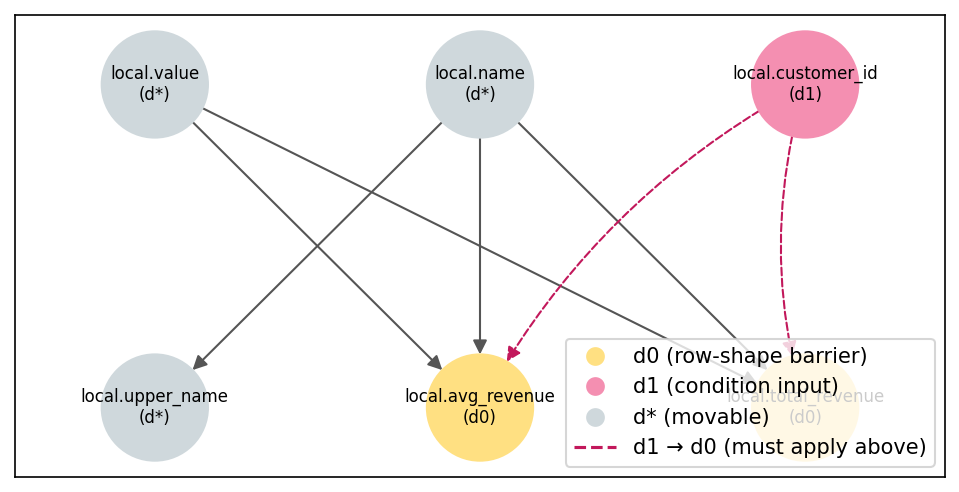

Write the Python code that produced this figure.
"""Prototype harness for the v4 discovery engine.

Run the v4 search against either an inline mini-query (the default demo) or
any TPC-DS preql in tests/modeling/tpc_ds_duckdb so we can stress the planner
across the query shapes that suite already exercises.

    # inline demo:
    python local_scripts/discovery_v4.py

    # a tpc_ds query (any of these forms work):
    python local_scripts/discovery_v4.py --query 1
    python local_scripts/discovery_v4.py --query 01
    python local_scripts/discovery_v4.py --query query01.preql

Outputs go to local_scripts/<stem>.png and <stem>_groups.png. Pass --no-sql
to skip the SQL compile step.
"""

from __future__ import annotations

import argparse
from pathlib import Path
from typing import Optional

import matplotlib

matplotlib.use("Agg")
import matplotlib.pyplot as plt  # noqa: E402
import networkx as nx  # noqa: E402

from trilogy import Environment
from trilogy.core.enums import ComparisonOperator
from trilogy.core.env_processor import generate_graph
from trilogy.core.models.build import (
    BuildComparison,
    BuildMultiSelectLineage,
    BuildSelectLineage,
    BuildWhereClause,
    Factory,
    get_canonical_pseudonyms,
)
from trilogy.core.models.build_environment import BuildEnvironment
from trilogy.core.processing.concept_strategies_v4 import (
    FINAL_NODE_ID,
    BuildInfo,
    History,
    search_concepts,
)
from trilogy.core.processing.condition_utility import strip_tautological_not_null
from trilogy.core.statements.author import SelectStatement


REPO_ROOT = Path(__file__).resolve().parent.parent
TPCDS_DIR = REPO_ROOT / "tests" / "modeling" / "tpc_ds_duckdb"
OUT_DIR = Path(__file__).parent


DEPTH_COLORS = {
    "d0": "#ffe082",  # row-shape barriers (aggregate/window/unnest/...)
    "d1": "#f48fb1",  # condition inputs
    "d*": "#cfd8dc",  # movable (anything else)
    "root": "#90caf9",  # unified root source group (may span d1 + d*)
    "final": "#81c784",
}


def render_digraph(graph: nx.DiGraph, output_path: Path) -> None:
    """Render a concept-dependency digraph to a PNG, sorted top-down by lineage depth."""
    lineage_edges = [
        (u, v) for u, v, d in graph.edges(data=True) if d.get("kind") == "lineage"
    ]
    constraint_edges = [
        (u, v) for u, v, d in graph.edges(data=True) if d.get("kind") == "constraint"
    ]
    lineage_only = graph.edge_subgraph(lineage_edges).copy()
    for n in graph.nodes:
        lineage_only.add_node(n)

    for layer, nodes in enumerate(nx.topological_generations(lineage_only)):
        for node in nodes:
            graph.nodes[node]["layer"] = layer

    pos = nx.multipartite_layout(graph, subset_key="layer", align="horizontal")
    pos = {node: (x, -y) for node, (x, y) in pos.items()}

    labels = {
        n: f"{n}\n({graph.nodes[n].get('depth_label', 'd*')})" for n in graph.nodes
    }
    node_colors = [
        DEPTH_COLORS.get(graph.nodes[n].get("depth_label", "d*"), "#eeeeee")
        for n in graph.nodes
    ]

    plt.figure(figsize=(max(8, len(graph) * 1.2), max(4, len(graph) * 0.6)))
    nx.draw_networkx_nodes(graph, pos, node_color=node_colors, node_size=2600)
    nx.draw_networkx_labels(graph, pos, labels=labels, font_size=8)
    nx.draw_networkx_edges(
        graph,
        pos,
        edgelist=lineage_edges,
        edge_color="#555555",
        arrows=True,
        arrowsize=14,
        node_size=2600,
    )
    nx.draw_networkx_edges(
        graph,
        pos,
        edgelist=constraint_edges,
        edge_color="#c2185b",
        style="dashed",
        arrows=True,
        arrowsize=14,
        connectionstyle="arc3,rad=0.15",
        node_size=2600,
    )
    legend_handles = [
        plt.Line2D(
            [0], [0], marker="o", color="w",
            markerfacecolor=DEPTH_COLORS["d0"], markersize=10,
            label="d0 (row-shape barrier)",
        ),
        plt.Line2D(
            [0], [0], marker="o", color="w",
            markerfacecolor=DEPTH_COLORS["d1"], markersize=10,
            label="d1 (condition input)",
        ),
        plt.Line2D(
            [0], [0], marker="o", color="w",
            markerfacecolor=DEPTH_COLORS["d*"], markersize=10,
            label="d* (movable)",
        ),
        plt.Line2D(
            [0], [0], color="#c2185b", linestyle="dashed",
            label="d1 → d0 (must apply above)",
        ),
    ]
    plt.legend(handles=legend_handles, loc="lower right")
    plt.margins(x=0.15, y=0.15)
    plt.savefig(output_path, dpi=150, bbox_inches="tight")
    plt.close()


def _short(addr: str) -> str:
    return addr.split(".")[-1]


def _group_label(node: str, data: dict) -> str:
    conditions = data.get("conditions", []) or []
    if node == FINAL_NODE_ID:
        members = data.get("members", ())
        label = "FINAL\n[" + ", ".join(_short(m) for m in members) + "]"
        if conditions:
            label += "\nwhere " + " AND ".join(conditions)
        return label
    depth_label = data.get("depth_label", "d*")
    derivation = data.get("derivation", "")
    primary = data.get("primary_members", ())
    secondary = data.get("secondary_members", ())
    member_depths = data.get("member_depths", {})

    def _member(m: str) -> str:
        d = member_depths.get(m, depth_label)
        return f"{_short(m)} ({d})" if d != depth_label else _short(m)

    label = f"{depth_label} · {derivation}\n[{', '.join(_member(m) for m in primary)}]"
    if secondary:
        label += f"\n+[{', '.join(_member(m) for m in secondary)}]"
    if conditions:
        label += "\nwhere " + " AND ".join(conditions)
    return label


def render_group_digraph(graph: nx.DiGraph, output_path: Path) -> None:
    """Render the post-processed group graph (compatible-concept clusters + final sink)."""
    def _edge_color(data: dict) -> str:
        phase = data.get("phase")
        if phase == "pre_condition":
            return "#c62828"  # red — upstream of condition
        if phase == "post_condition":
            return "#2e7d32"  # green — downstream of condition
        return "#555555"  # neutral

    lineage_edges = [
        (u, v) for u, v, d in graph.edges(data=True) if d.get("kind") == "lineage"
    ]
    merge_edges = [
        (u, v) for u, v, d in graph.edges(data=True) if d.get("kind") == "merge"
    ]
    lineage_only = graph.edge_subgraph(lineage_edges).copy()
    for n in graph.nodes:
        lineage_only.add_node(n)

    for layer, nodes in enumerate(nx.topological_generations(lineage_only)):
        for node in nodes:
            graph.nodes[node]["layer"] = layer
    # force the final node to be the last layer
    max_layer = max((graph.nodes[n].get("layer", 0) for n in graph.nodes), default=0)
    if FINAL_NODE_ID in graph.nodes:
        graph.nodes[FINAL_NODE_ID]["layer"] = max_layer + 1

    pos = nx.multipartite_layout(graph, subset_key="layer", align="horizontal")
    pos = {node: (x, -y) for node, (x, y) in pos.items()}

    labels = {n: _group_label(n, graph.nodes[n]) for n in graph.nodes}
    node_colors = [
        DEPTH_COLORS.get(graph.nodes[n].get("depth_label", "d*"), "#eeeeee")
        for n in graph.nodes
    ]
    node_edge_colors = [
        "#c2185b"
        if graph.nodes[n].get("conditions") and n != FINAL_NODE_ID
        else "#888888"
        for n in graph.nodes
    ]
    node_linewidths = [
        2.5
        if graph.nodes[n].get("conditions") and n != FINAL_NODE_ID
        else 1.0
        for n in graph.nodes
    ]

    plt.figure(figsize=(max(10, len(graph) * 1.6), max(5, len(graph) * 0.8)))
    nx.draw_networkx_nodes(
        graph, pos,
        node_color=node_colors,
        edgecolors=node_edge_colors,
        linewidths=node_linewidths,
        node_size=3600,
    )
    nx.draw_networkx_labels(graph, pos, labels=labels, font_size=8)
    lineage_colors = [_edge_color(graph.edges[u, v]) for u, v in lineage_edges]
    nx.draw_networkx_edges(
        graph, pos,
        edgelist=lineage_edges,
        edge_color=lineage_colors,
        arrows=True, arrowsize=14, node_size=3600,
    )
    merge_colors = [_edge_color(graph.edges[u, v]) for u, v in merge_edges]
    nx.draw_networkx_edges(
        graph, pos,
        edgelist=merge_edges,
        edge_color=merge_colors,
        style="dotted",
        arrows=True, arrowsize=14,
        connectionstyle="arc3,rad=0.1",
        node_size=3600,
    )

    legend_handles = [
        plt.Line2D([0], [0], marker="o", color="w",
                   markerfacecolor=DEPTH_COLORS["d0"], markersize=10,
                   label="d0 group (barrier)"),
        plt.Line2D([0], [0], marker="o", color="w",
                   markerfacecolor=DEPTH_COLORS["d1"], markersize=10,
                   label="d1 group (condition)"),
        plt.Line2D([0], [0], marker="o", color="w",
                   markerfacecolor=DEPTH_COLORS["d*"], markersize=10,
                   label="d* group (movable)"),
        plt.Line2D([0], [0], marker="o", color="w",
                   markerfacecolor=DEPTH_COLORS["root"], markersize=10,
                   label="root group (sourceable)"),
        plt.Line2D([0], [0], marker="o", color="w",
                   markerfacecolor=DEPTH_COLORS["final"], markersize=10,
                   label="final (merge sink)"),
        plt.Line2D([0], [0], color="#c62828",
                   label="upstream of condition"),
        plt.Line2D([0], [0], color="#2e7d32",
                   label="downstream of condition"),
        plt.Line2D([0], [0], marker="o", color="w",
                   markerfacecolor="#ffffff", markeredgecolor="#c2185b",
                   markeredgewidth=2.5, markersize=10,
                   label="condition injected here"),
    ]
    plt.legend(handles=legend_handles, loc="lower right")
    plt.margins(x=0.15, y=0.15)
    plt.savefig(output_path, dpi=150, bbox_inches="tight")
    plt.close()


# ---------------------------------------------------------------------------
# Plan generation
# ---------------------------------------------------------------------------


def _materialize_for_query(
    environment: Environment,
    statement: SelectStatement,
    history: History,
) -> tuple[
    BuildSelectLineage | BuildMultiSelectLineage,
    BuildEnvironment,
    Optional[BuildWhereClause],
]:
    """Mirror trilogy.core.query_processor.get_query_node up to (but not
    including) the source_query_concepts call, returning the inputs v4 needs."""
    lineage = statement.as_lineage(environment)
    caches = history.build_caches
    if caches.pseudonym_map is None:
        caches.pseudonym_map = get_canonical_pseudonyms(environment)
    factory = Factory(
        environment=environment,
        build_cache=caches.build_cache,
        canonical_build_cache=caches.canonical_build_cache,
        grain_build_cache=caches.grain_build_cache,
        pseudonym_map=caches.pseudonym_map,
    )
    build_statement: BuildSelectLineage | BuildMultiSelectLineage = factory.build(lineage)
    build_env = environment.materialize_for_select(
        build_statement.local_concepts,
        build_cache=caches.build_cache,
        pseudonym_map=factory.pseudonym_map,
        grain_build_cache=factory.grain_build_cache,
        canonical_build_cache=caches.canonical_build_cache,
        datasource_build_cache=caches.datasource_build_cache,
    )

    protected: set[str] = set()
    for component in build_statement.output_components:
        protected.add(component.address)
        protected.add(component.canonical_address)
    order_by = getattr(build_statement, "order_by", None)
    if order_by is not None:
        for item in order_by.items:
            for arg in item.concept_arguments:
                protected.add(arg.address)
                protected.add(arg.canonical_address)
    conditions = strip_tautological_not_null(
        build_statement.where_clause, build_env, protected
    )
    return build_statement, build_env, conditions


def _find_select(queries: list) -> SelectStatement:
    selects = [q for q in queries if isinstance(q, SelectStatement)]
    if not selects:
        raise ValueError(
            "No SelectStatement found in parsed queries — multiselect / persist "
            "statements aren't wired into this harness yet."
        )
    return selects[-1]


def run_inline_demo() -> tuple[BuildInfo, BuildEnvironment, str]:
    base = Environment()
    env, _ = base.parse(
        """
key order_id int;

properties order_id (
            value float,
            );

key customer_id int;

properties customer_id (
            name string
               )
               ;

datasource orders(
               order_id,
               customer_id,
               value)

grain (order_id)
query '''select 1 as order_id, 1 as customer_id, 2.0 as value''';

datasource customers(
               customer_id,
               name)
grain (customer_id)
query '''select 1 as customer_id, "Alice" as name''';

select
    sum(value) by name as total_revenue,
    avg(value) by name as avg_revenue,
    upper(name)-> upper_name,
;
        """
    )
    benv = env.materialize_for_select()
    conditions = BuildWhereClause(
        conditional=BuildComparison(
            left=benv.concepts["local.customer_id"],
            right=1,
            operator=ComparisonOperator.EQ,
        )
    )
    info = search_concepts(
        mandatory_list=[
            benv.concepts["local.total_revenue"],
            benv.concepts["local.avg_revenue"],
            benv.concepts["local.upper_name"],
        ],
        history=History(base_environment=env),
        environment=benv,
        depth=0,
        g=generate_graph(benv),
        conditions=[conditions],
    )
    return info, benv, "discovery_v4"


def run_tpcds_query(name: str) -> tuple[BuildInfo, BuildEnvironment, str]:
    """Resolve `name` to a preql file under TPCDS_DIR, build the v4 plan."""
    if name.isdigit():
        filename = f"query{int(name):02d}.preql"
    elif name.endswith(".preql"):
        filename = name
    else:
        filename = f"{name}.preql"
    path = TPCDS_DIR / filename
    if not path.exists():
        raise FileNotFoundError(f"No such tpc_ds preql: {path}")
    text = path.read_text()
    env = Environment(working_path=TPCDS_DIR)
    _, queries = env.parse(text)
    select = _find_select(queries)

    history = History(base_environment=env)
    build_stmt, build_env, conditions = _materialize_for_query(env, select, history)

    info = search_concepts(
        mandatory_list=list(build_stmt.output_components),
        history=history,
        environment=build_env,
        depth=0,
        g=generate_graph(build_env),
        conditions=[conditions] if conditions else [],
    )
    return info, build_env, path.stem


def compile_sql(info: BuildInfo, build_env: BuildEnvironment) -> str | None:
    if info.strategy_node is None:
        return None
    from trilogy.core.query_processor import datasource_to_cte, flatten_ctes
    from trilogy.core.statements.execute import ProcessedQuery
    from trilogy.dialect.duckdb import DuckDBDialect

    node = info.strategy_node.copy()
    node.hidden_concepts = set()
    node.ordering = None
    node.rebuild_cache()
    qds = node.resolve()
    root_cte = datasource_to_cte(qds, build_env.cte_name_map)
    raw_ctes = list(reversed(flatten_ctes(root_cte)))
    seen: dict = {}
    for cte in raw_ctes:
        if cte.name not in seen:
            seen[cte.name] = cte
        else:
            seen[cte.name] = seen[cte.name] + cte
    for cte in raw_ctes:
        cte.parent_ctes = [seen[x.name] for x in cte.parent_ctes]
    deduped = list(seen.values())
    outputs = [
        c for c in node.output_concepts if c.address not in node.hidden_concepts
    ]
    pq = ProcessedQuery(output_columns=outputs, ctes=deduped, base=root_cte)
    return DuckDBDialect().compile_statement(pq)


def main() -> None:
    parser = argparse.ArgumentParser(description=__doc__)
    parser.add_argument(
        "--query",
        "-q",
        help="TPC-DS query identifier: '1', '01', 'query01', or a *.preql filename. "
             "Omit to run the inline demo.",
    )
    parser.add_argument(
        "--no-sql",
        action="store_true",
        help="Skip SQL compilation (graph rendering only).",
    )
    args = parser.parse_args()

    if args.query:
        info, build_env, stem = run_tpcds_query(args.query)
    else:
        info, build_env, stem = run_inline_demo()

    print("concept_graph:", info.concept_graph)
    print("group_graph:", info.group_graph)
    print("strategy_node:", info.strategy_node)
    if info.strategy_node is not None:
        outputs = [c.address for c in info.strategy_node.output_concepts]
        print(" strategy outputs:", outputs)

    concept_out = OUT_DIR / f"{stem}.png"
    group_out = OUT_DIR / f"{stem}_groups.png"
    render_digraph(info.concept_graph, concept_out)
    render_group_digraph(info.group_graph, group_out)
    print(f"wrote {concept_out}")
    print(f"wrote {group_out}")

    if not args.no_sql:
        sql = compile_sql(info, build_env)
        if sql is not None:
            print("\n--- Generated SQL (from v4 strategy_node) ---")
            print(sql)


if __name__ == "__main__":
    main()
